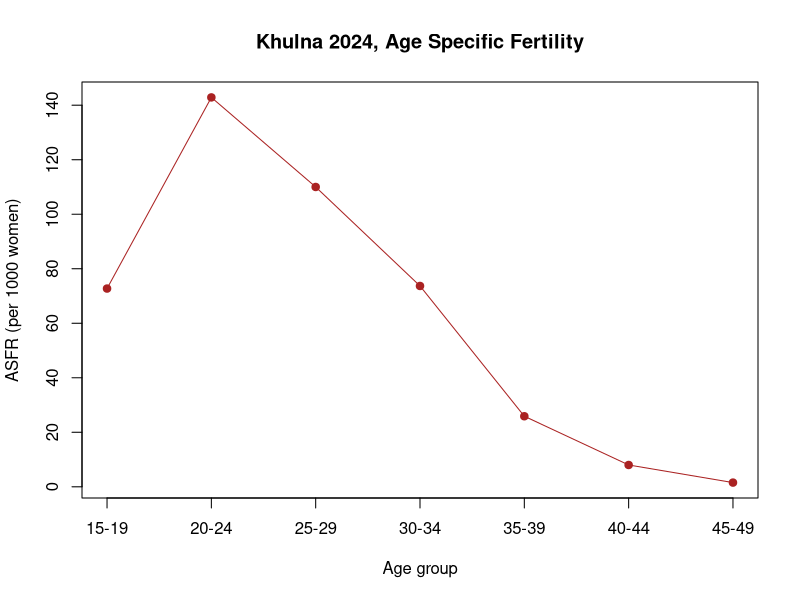

Write the R code that produced this figure.
## ---- chunk 1
# Khulna District, mid year 2024 (illustrative figures)
age_group  <- c("15-19", "20-24", "25-29", "30-34",
                 "35-39", "40-44", "45-49")

births     <- c(8000, 15000, 11000, 7000,
                 2200, 600,   100)

female_pop <- c(110000, 105000, 100000, 95000,
                 85000,  75000,  65000)

L5x        <- c(494000, 491000, 488000, 484500,
                 480000, 474000, 466000)  # from a life table, radix 100,000

fert <- data.frame(age_group, births, female_pop, L5x)

# Two more constants we will use later
total_pop <- 2400000     # Khulna mid year total population
p_female  <- 0.487        # proportion of births that are girls (Bangladesh average)
## ---- chunk 2
births = sum(fert$births)
cbr = births / total_pop * 1000
round(cbr, 2)
## ---- chunk 3
# Khulna, March 2024: 31 days, 3,720 live births recorded
B_month <- 3720
P_month <- 2400000
d       <- 31

MBR <- (365 / d) * B_month / P_month * 1000
round(MBR, 2)
## ---- chunk 4
Pf_15_49 <- sum(fert$female_pop)   # 635,000 women aged 15 to 49
GFR <- births / Pf_15_49 * 1000
round(GFR, 2)
## ---- chunk 5
fert$ASFR <- round(fert$births / fert$female_pop * 1000, 2)
fert[, c("age_group", "ASFR")]
## ---- chunk 6
plot(fert$ASFR, type = "o", pch = 19, col = "#AA2222",
     xaxt = "n", xlab = "Age group", ylab = "ASFR (per 1000 women)",
     main = "Khulna 2024, Age Specific Fertility")
axis(1, at = 1:7, labels = fert$age_group)
## ---- chunk 7
n <- 5                                  # age band width
TFR <- n * sum(fert$ASFR) / 1000
round(TFR, 3)
## ---- chunk 8
GRR <- TFR * p_female
round(GRR, 3)
## ---- chunk 9
l0 <- 100000                                # life table radix

NRR <- sum(fert$ASFR * p_female * fert$L5x / l0) / 1000
round(NRR, 3)
